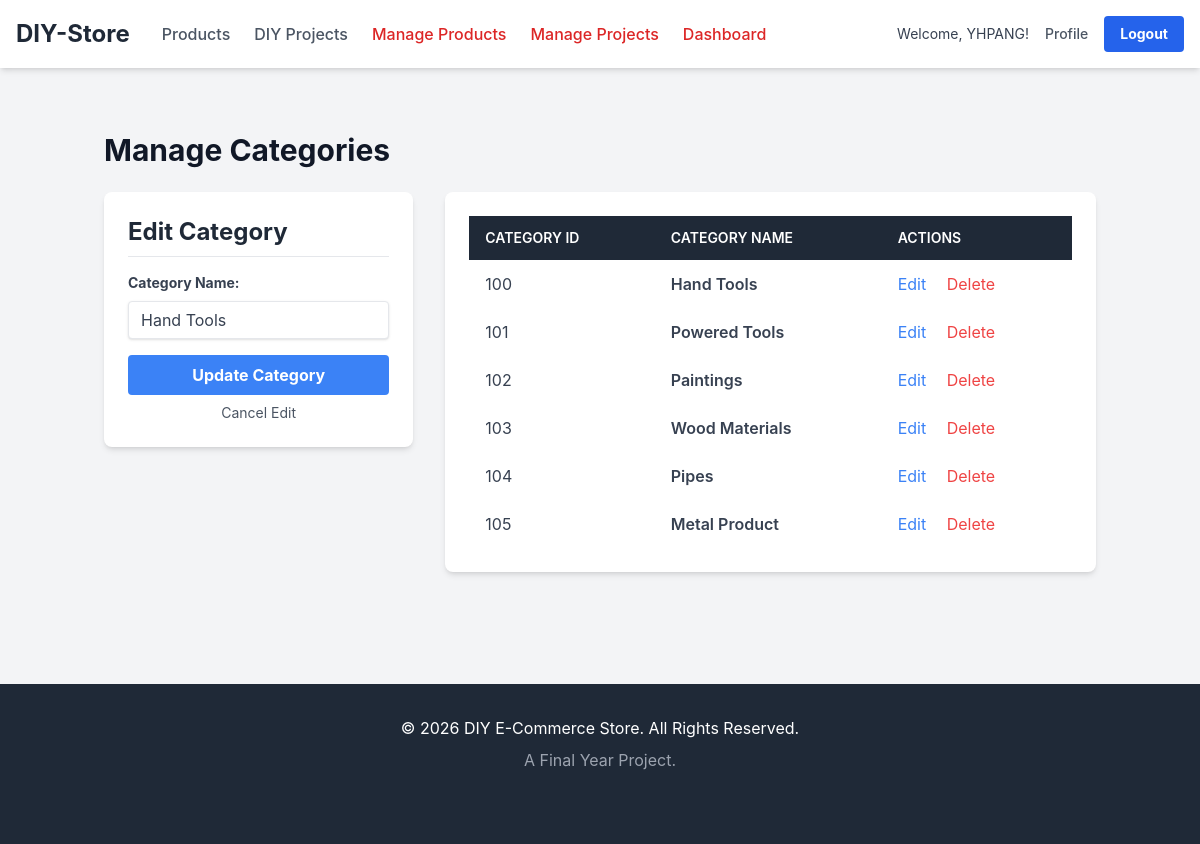
The app's page /admin/manage_categories.php?action=edit&id=100 (signed in) with its own data.
### tables this page shows
CREATE TABLE `category` (
  `category_id` int(11) NOT NULL,
  `category_name` varchar(100) NOT NULL
);

### _base.php (called while the page is built, shortened)
<?php
function get($key, $default = null) {
    return $_GET[$key] ?? $default;
}
function e($value) {
    return htmlspecialchars($value ?? '', ENT_QUOTES, 'UTF-8');
}
?>

### admin/manage_categories.php (the view, shortened to what this page needs)
<?php
require_once '../_base.php';
global $_err;
$conn = db_connect();
$edit_category = null;
if (get('action') === 'edit' && get('id')) {
    $category_id = get('id');
    $stmt_get = $conn->prepare("SELECT * FROM Category WHERE category_id = ?");
    $stmt_get->bind_param("i", $category_id);
    $stmt_get->execute();
    $edit_category = $stmt_get->get_result()->fetch_assoc();
}
$result = $conn->query("SELECT * FROM Category ORDER BY category_id ASC");
$categories = $result->fetch_all(MYSQLI_ASSOC);
require_once '../_head.php';
?>
<div class="container mx-auto px-4 py-8">
    <h1 class="text-3xl font-bold text-gray-900 mb-6">Manage Categories</h1>
    <div class="grid grid-cols-1 md:grid-cols-3 gap-8">
        <div class="md:col-span-1">
            <div class="bg-white p-6 rounded-lg shadow-md">
                <h2 class="text-2xl font-bold text-gray-800 mb-4 border-b pb-2">
                    <?= $edit_category ? 'Edit Category' : 'Add New Category' ?>
                </h2>
                <form action="manage_categories.php" method="POST">
                    <div class="mb-4">
                        <label for="category_name" class="block text-gray-700 text-sm font-bold mb-2">Category Name:</label>
                        <input type="text" id="category_name" name="category_name"
                               value="<?= e($edit_category['category_name'] ?? post('category_name')) ?>"
                               class="shadow appearance-none border rounded w-full py-2 px-3 text-gray-700 leading-tight focus:outline-none focus:shadow-outline <?= isset($_err['category_name']) ? 'border-red-500' : '' ?>"
                               required>
                    </div>
                    <button type="submit" class="w-full bg-blue-500 hover:bg-blue-700 text-white font-bold py-2 px-4 rounded focus:outline-none focus:shadow-outline">
                        <?= $edit_category ? 'Update Category' : 'Add Category' ?>
                    </button>
                    <?php if ($edit_category): ?>
                        <a href="manage_categories.php" class="block text-center w-full mt-2 text-sm text-gray-600 hover:text-gray-800">
                            Cancel Edit
                        </a>
                    <?php endif; ?>
                </form>
            </div>
        </div>
        <div class="md:col-span-2">
            <div class="bg-white p-6 rounded-lg shadow-md overflow-x-auto">
                <table class="min-w-full bg-white">
                    <thead class="bg-gray-800 text-white">
                        <tr>
                            <th class="text-left py-3 px-4 uppercase font-semibold text-sm">Category ID</th>
                            <th class="text-left py-3 px-4 uppercase font-semibold text-sm">Category Name</th>
                            <th class="text-left py-3 px-4 uppercase font-semibold text-sm">Actions</th>
                        </tr>
                    </thead>
                    <tbody class="text-gray-700">
                        <?php if (empty($categories)): ?>
                            <tr>
                                <td colspan="3" class="text-center py-4">No categories found.</td>
                            </tr>
                        <?php else: ?>
                            <?php foreach ($categories as $category): ?>
                                <tr>
                                    <td class="text-left py-3 px-4"><?= e($category['category_id']) ?></td>
                                    <td class="text-left py-3 px-4 font-semibold"><?= e($category['category_name']) ?></td>
                                    <td class="text-left py-3 px-4">
                                        <a href="manage_categories.php?action=edit&id=<?= e($category['category_id']) ?>" class="text-blue-500 hover:text-blue-800 mr-4">Edit</a>
                                        <a href="manage_categories.php?action=delete&id=<?= e($category['category_id']) ?>" class="text-red-500 hover:text-red-800"
                                           onclick="return confirm('Are you sure you want to delete this category? This only works if no products are using it.');">
                                           Delete
                                        </a>
                                    </td>
                                </tr>
                            <?php endforeach; ?>
                        <?php endif; ?>
                    </tbody>
                </table>
            </div>
        </div>
    </div>
</div>
<?php
require_once '../_foot.php';
?>

### records on screen
category: category_name "Hand Tools", category_id "100"
category: category_id "101", category_name "Powered Tools"
category: category_id "102", category_name "Paintings"
category: category_id "103", category_name "Wood Materials"
category: category_id "104", category_name "Pipes"
category: category_id "105", category_name "Metal Product"

### other values on screen
$_user->username "YHPANG"
